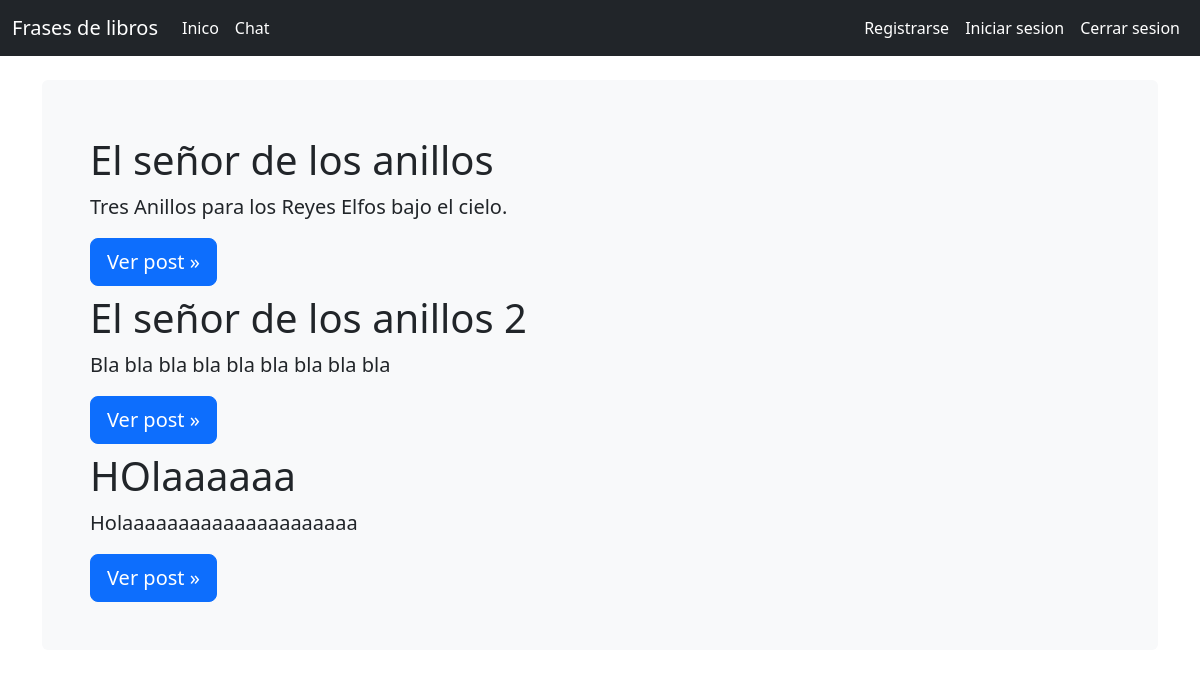
Before: / with the older database file.
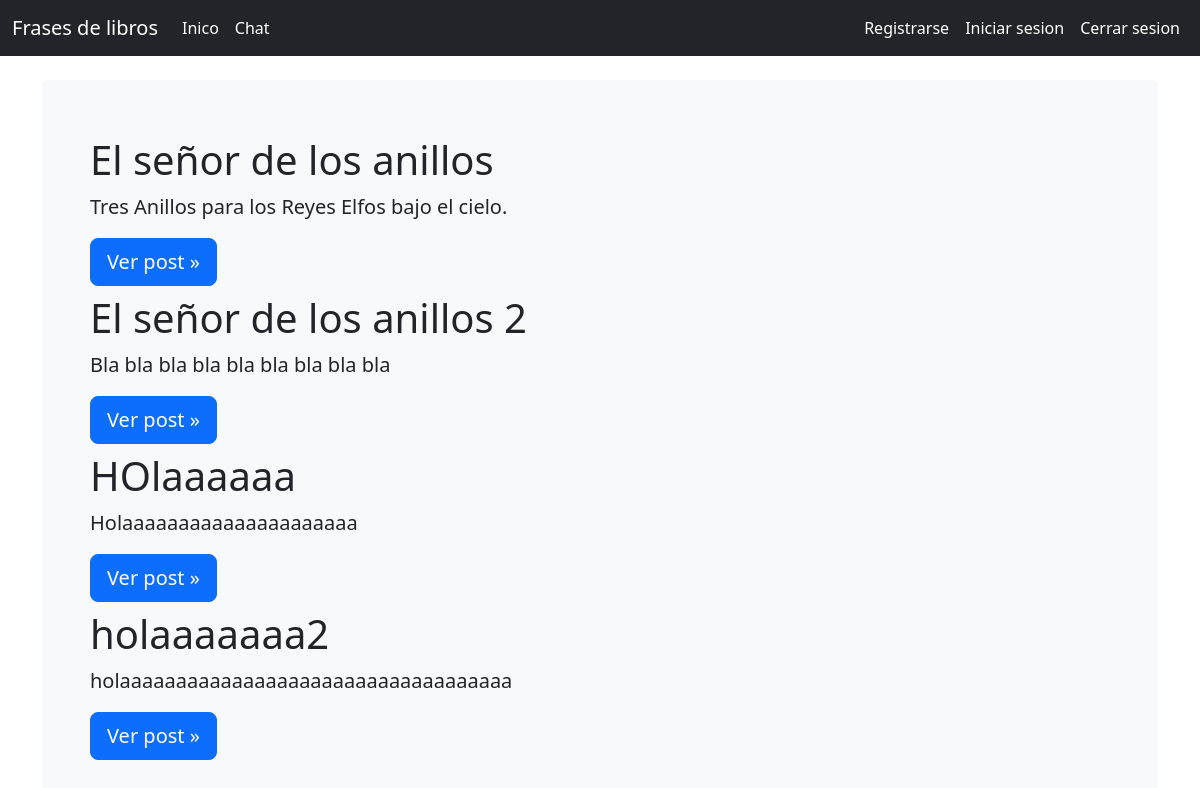
After: the same page with the newer database file.
### posts/models.py (models this page shows)
class Post(models.Model):
    title = models.CharField(max_length=100)
    slug = models.SlugField()
    create_on = models.DateTimeField(auto_now_add=True)
    content = models.TextField()
    def __str__(self):
        return self.title

### posts/views.py (the view)
# urls.py: path('',views.index,name='index'),
def index(request):
    post = Post.objects.all()
    return render(request, 'index.html',{'post':post})

### templates/index.html (shortened to what this page needs)
{% extends 'base.html' %}
{% load static%}
    {% block content %}
<main class="container">
  <div class="bg-light p-5 rounded">
    {% for publicacion in post %}
    <h1>{{ publicacion.title }}</h1>
    <p class="lead">{{ publicacion.content | slice:":50" }}</p>
    <a class="btn btn-lg btn-primary" href="{% url 'post_detail' publicacion.id %}" role="button">Ver post &raquo;</a>
    {% endfor %}
  </div>
</main>
    {% endblock %}

Changed rows visible on the page:
added Post: title "holaaaaaaa2", content "holaaaaaaaaaaaaaaaaaaaaaaaaaaaaaaaaaaa"
